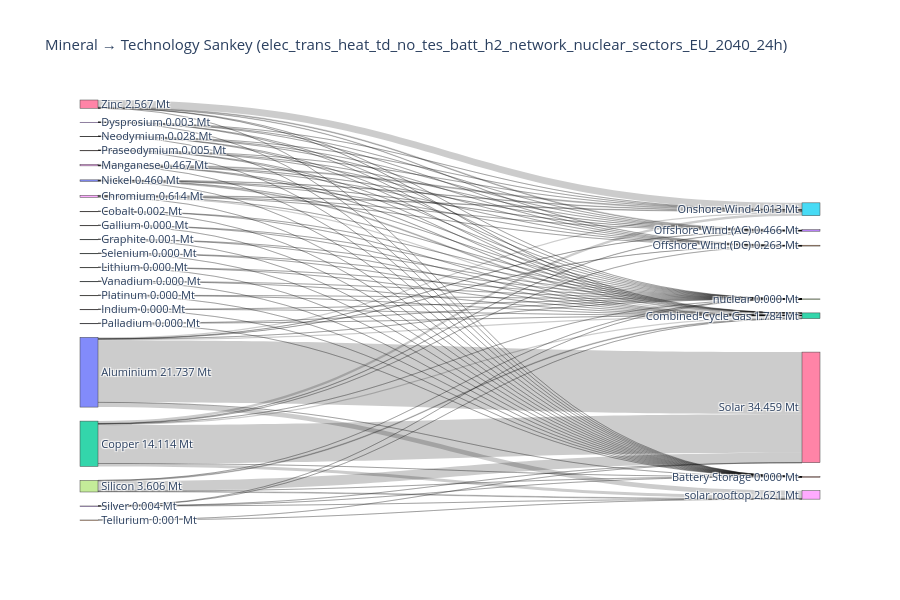

Write notebook code for a chart like this one.
### Code cell
network_key = "elec_trans_heat_td_no_tes_batt_h2_network_nuclear_sectors_EU_2040_24h"
df_merged, totals_Mt = compute_mineral_usage(network_key, n, minerals, mineral_intensities, tech_scenarios)

# assuming `criticality` DataFrame exists and includes
# "GeoPolRisk Characterization Factor [eq. Kg-Cu/Kg]" and a mineral name column
plot_mineral_to_tech_sankey(
    df_merged,
    minerals,
    tech_col=None,
    network_name=network_key,
    mode='mass',
    # criticality_df=criticality,
    criticality_min_col=None,   # or the actual mineral name column in your `criticality` DF
    criticality_score_col="GeoPolRisk Characterization Factor [eq. Kg-Cu/Kg]",
    fmt_decimals=3
)

### Figure 1 — Plotly figure (JSON) as saved in the notebook; plotly's stock layout.template omitted (floating-point values rounded to 4 significant figures)
{"data": [{"link": {"customdata": ["Aluminium → Battery Storage: 0.000 Mt", "Cobalt → Battery Storage: 0.000 Mt", "Copper → Battery Storage: 0.000 Mt", "Dysprosium → Battery Storage: 0.000 Mt", "Gallium → Battery Storage: 0.000 Mt", "Graphite → Battery Storage: 0.000 Mt", "Indium → Battery Storage: 0.000 Mt", "Lithium → Battery Storage: 0.000 Mt", "Manganese → Battery Storage: 0.000 Mt", "Neodymium → Battery Storage: 0.000 Mt", "Nickel → Battery Storage: 0.000 Mt", "Praseodymium → Battery Storage: 0.000 Mt", "Selenium → Battery Storage: 0.000 Mt", "Silver → Battery Storage: 0.000 Mt", "Vanadium → Battery Storage: 0.000 Mt", "Zinc → Battery Storage: 0.000 Mt", "Silicon → Battery Storage: 0.000 Mt", "Chromium → Battery Storage: 0.000 Mt", "Platinum → Battery Storage: 0.000 Mt", "Palladium → Battery Storage: 0.000 Mt", "Aluminium → Combined-Cycle Gas: 0.366 Mt", "Cobalt → Combined-Cycle Gas: 0.002 Mt", "Copper → Combined-Cycle Gas: 0.368 Mt", "Dysprosium → Combined-Cycle Gas: 0.000 Mt", "Gallium → Combined-Cycle Gas: 0.000 Mt", "Graphite → Combined-Cycle Gas: 0.001 Mt", "Indium → Combined-Cycle Gas: 0.000 Mt", "Lithium → Combined-Cycle Gas: 0.000 Mt", "Manganese → Combined-Cycle Gas: 0.106 Mt", "Neodymium → Combined-Cycle Gas: 0.000 Mt", "Nickel → Combined-Cycle Gas: 0.287 Mt", "Praseodymium → Combined-Cycle Gas: 0.000 Mt", "Selenium → Combined-Cycle Gas: 0.000 Mt", "Silver → Combined-Cycle Gas: 0.000 Mt", "Vanadium → Combined-Cycle Gas: 0.000 Mt", "Zinc → Combined-Cycle Gas: 0.040 Mt", "Silicon → Combined-Cycle Gas: 0.228 Mt", "Chromium → Combined-Cycle Gas: 0.386 Mt", "Platinum → Combined-Cycle Gas: 0.000 Mt", "Palladium → Combined-Cycle Gas: 0.000 Mt", "Aluminium → Offshore Wind (AC): 0.039 Mt", "Copper → Offshore Wind (AC): 0.102 Mt", "Dysprosium → Offshore Wind (AC): 0.001 Mt", "Manganese → Offshore Wind (AC): 0.035 Mt", "Neodymium → Offshore Wind (AC): 0.006 Mt", "Nickel → Offshore Wind (AC): 0.014 Mt", "Praseodymium → Offshore Wind (AC): 0.001 Mt", "Zinc → Offshore Wind (AC): 0.244 Mt", "Chromium → Offshore Wind (AC): 0.024 Mt", "Aluminium → Offshore Wind (DC): 0.022 Mt", "Copper → Offshore Wind (DC): 0.058 Mt", "Dysprosium → Offshore Wind (DC): 0.000 Mt", "Manganese → Offshore Wind (DC): 0.020 Mt", "Neodymium → Offshore Wind (DC): 0.003 Mt", "Nickel → Offshore Wind (DC): 0.008 Mt", "Praseodymium → Offshore Wind (DC): 0.001 Mt", "Zinc → Offshore Wind (DC): 0.138 Mt", "Chromium → Offshore Wind (DC): 0.014 Mt", "Aluminium → Onshore Wind: 0.466 Mt", "Copper → Onshore Wind: 0.732 Mt", "Dysprosium → Onshore Wind: 0.002 Mt", "Manganese → Onshore Wind: 0.305 Mt", "Neodymium → Onshore Wind: 0.019 Mt", "Nickel → Onshore Wind: 0.151 Mt", "Praseodymium → Onshore Wind: 0.003 Mt", "Zinc → Onshore Wind: 2.144 Mt", "Chromium → Onshore Wind: 0.191 Mt", "Aluminium → Solar: 19.370 Mt", "Copper → Solar: 11.945 Mt", "Silver → Solar: 0.004 Mt", "Tellurium → Solar: 0.001 Mt", "Silicon → Solar: 3.139 Mt", "Aluminium → nuclear: 0.000 Mt", "Cobalt → nuclear: 0.000 Mt", "Copper → nuclear: 0.000 Mt", "Dysprosium → nuclear: 0.000 Mt", "Gallium → nuclear: 0.000 Mt", "Graphite → nuclear: 0.000 Mt", "Indium → nuclear: 0.000 Mt", "Lithium → nuclear: 0.000 Mt", "Manganese → nuclear: 0.000 Mt", "Neodymium → nuclear: 0.000 Mt", "Nickel → nuclear: 0.000 Mt", "Praseodymium → nuclear: 0.000 Mt", "Selenium → nuclear: 0.000 Mt", "Silver → nuclear: 0.000 Mt", "Vanadium → nuclear: 0.000 Mt", "Zinc → nuclear: 0.000 Mt", "Silicon → nuclear: 0.000 Mt", "Chromium → nuclear: 0.000 Mt", "Platinum → nuclear: 0.000 Mt", "Palladium → nuclear: 0.000 Mt", "Aluminium → solar rooftop: 1.474 Mt", "Copper → solar rooftop: 0.909 Mt", "Silver → solar rooftop: 0.000 Mt", "Tellurium → solar rooftop: 0.000 Mt", "Silicon → solar rooftop: 0.239 Mt"], "hovertemplate": "%{customdata}<extra></extra>", "source": [0, 1, 2, 3, 4, 5, 6, 7, 8, 9, 10, 11, 12, 13, 15, 16, 17, 18, 19, 20, 0, 1, 2, 3, 4, 5, 6, 7, 8, 9, 10, 11, 12, 13, 15, 16, 17, 18, 19, 20, 0, 2, 3, 8, 9, 10, 11, 16, 18, 0, 2, 3, 8, 9, 10, 11, 16, 18, 0, 2, 3, 8, 9, 10, 11, 16, 18, 0, 2, 13, 14, 17, 0, 1, 2, 3, 4, 5, 6, 7, 8, 9, 10, 11, 12, 13, 15, 16, 17, 18, 19, 20, 0, 2, 13, 14, 17], "target": [21, 21, 21, 21, 21, 21, 21, 21, 21, 21, 21, 21, 21, 21, 21, 21, 21, 21, 21, 21, 22, 22, 22, 22, 22, 22, 22, 22, 22, 22, 22, 22, 22, 22, 22, 22, 22, 22, 22, 22, 23, 23, 23, 23, 23, 23, 23, 23, 23, 24, 24, 24, 24, 24, 24, 24, 24, 24, 25, 25, 25, 25, 25, 25, 25, 25, 25, 26, 26, 26, 26, 26, 27, 27, 27, 27, 27, 27, 27, 27, 27, 27, 27, 27, 27, 27, 27, 27, 27, 27, 27, 27, 28, 28, 28, 28, 28], "value": [3.859e-06, 1.007e-07, 2.14e-06, 2.431e-12, 3.813e-11, 6.827e-09, 5.945e-12, 1.83e-07, 1.794e-07, 7.391e-10, 1.691e-07, 2.342e-10, 8.577e-10, 1.758e-09, 3.433e-10, 3.357e-07, 1.409e-06, 1.159e-07, 9.546e-13, 2.034e-11, 0.3661, 0.001605, 0.3683, 4.913e-07, 6.723e-06, 0.0007307, 8.637e-07, 0.0001065, 0.1064, 1.684e-05, 0.2872, 1.878e-06, 0.0001505, 3.57e-05, 6.404e-05, 0.04036, 0.2277, 0.3856, 3.045e-07, 5.281e-07, 0.03886, 0.1024, 0.0005751, 0.0352, 0.005902, 0.01374, 0.001064, 0.2443, 0.02393, 0.02197, 0.05789, 0.0003252, 0.0199, 0.003338, 0.007773, 0.0006015, 0.1381, 0.01353, 0.4658, 0.7319, 0.002105, 0.3054, 0.01885, 0.1513, 0.002982, 2.144, 0.1907, 19.37, 11.95, 0.003536, 0.0008724, 3.139, 2.038e-06, 1.667e-08, 6.227e-06, 4.57e-11, 4.239e-10, 1.231e-08, 2.687e-08, 4.73e-09, 5.567e-06, 1.019e-09, 3.933e-06, 1.977e-10, 3.027e-09, 4.041e-08, 7.946e-09, 1.959e-06, 4.312e-06, 2.659e-06, 6.008e-12, 9.197e-12, 1.474, 0.9087, 0.000269, 6.637e-05, 0.2388]}, "node": {"customdata": [21.74, 0.001605, 14.11, 0.003006, 6.724e-06, 0.0007307, 8.906e-07, 0.0001067, 0.4669, 0.0281, 0.46, 0.004649, 0.0001505, 0.00384, 0.0009382, 6.405e-05, 2.567, 3.606, 0.6137, 3.045e-07, 5.281e-07, 8.502e-06, 1.784, 0.4659, 0.2635, 4.013, 34.46, 2.681e-05, 2.621], "hovertemplate": "%{label}<br>Total: %{customdata:.3f}<extra></extra>", "label": ["Aluminium\n21.737 Mt", "Cobalt\n0.002 Mt", "Copper\n14.114 Mt", "Dysprosium\n0.003 Mt", "Gallium\n0.000 Mt", "Graphite\n0.001 Mt", "Indium\n0.000 Mt", "Lithium\n0.000 Mt", "Manganese\n0.467 Mt", "Neodymium\n0.028 Mt", "Nickel\n0.460 Mt", "Praseodymium\n0.005 Mt", "Selenium\n0.000 Mt", "Silver\n0.004 Mt", "Tellurium\n0.001 Mt", "Vanadium\n0.000 Mt", "Zinc\n2.567 Mt", "Silicon\n3.606 Mt", "Chromium\n0.614 Mt", "Platinum\n0.000 Mt", "Palladium\n0.000 Mt", "Battery Storage\n0.000 Mt", "Combined-Cycle Gas\n1.784 Mt", "Offshore Wind (AC)\n0.466 Mt", "Offshore Wind (DC)\n0.263 Mt", "Onshore Wind\n4.013 Mt", "Solar\n34.459 Mt", "nuclear\n0.000 Mt", "solar rooftop\n2.621 Mt"], "pad": 15, "thickness": 18}, "type": "sankey"}], "layout": {"font": {"size": 11}, "height": 600, "title": {"text": "Mineral → Technology Sankey (elec_trans_heat_td_no_tes_batt_h2_network_nuclear_sectors_EU_2040_24h)"}, "width": 900}}
